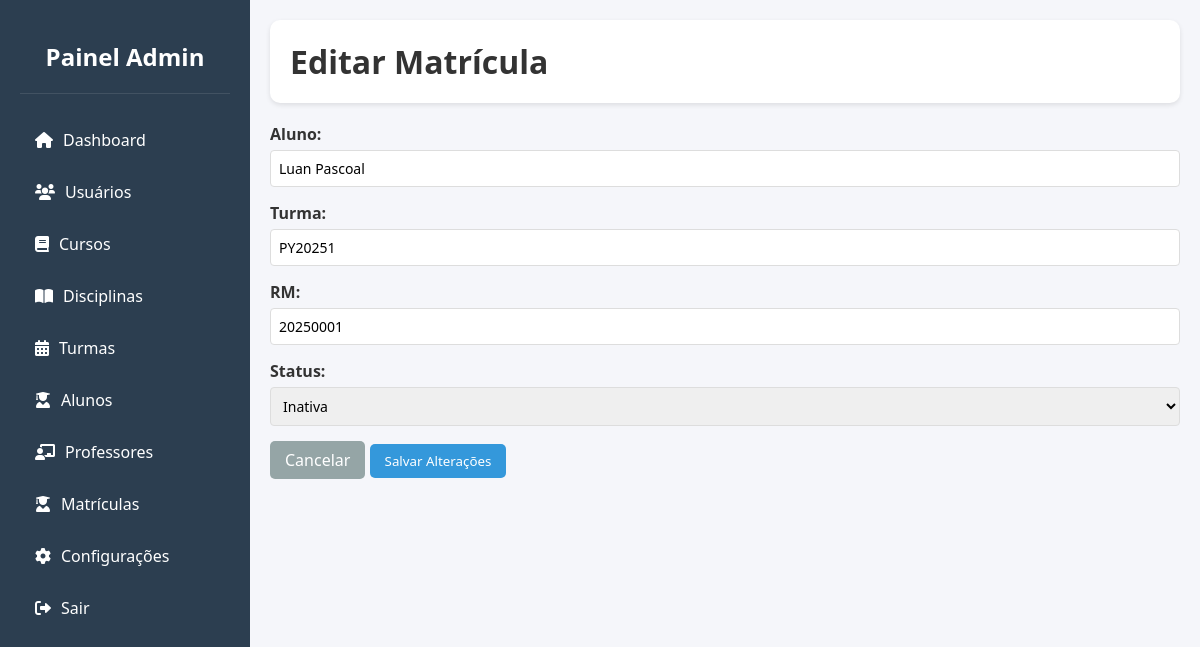
The page /dashboard/matriculas/editar?RM=20250001 (signed in) on the database its author committed.
### tables this page shows
CREATE TABLE `matricula` (
  `id_aluno` int(11) NOT NULL,
  `id_turma` int(11) NOT NULL,
  `RM` int(11) DEFAULT NULL,
  `data_hora` timestamp NOT NULL DEFAULT current_timestamp() ON UPDATE current_timestamp(),
  `status` tinyint(1) NOT NULL
);

CREATE TABLE `usuarios` (
  `id` int(11) NOT NULL,
  `nome` varchar(100) NOT NULL,
  `usuario` varchar(50) NOT NULL,
  `senha` varchar(255) NOT NULL,
  `email` varchar(100) DEFAULT NULL,
  `nivel_acesso` enum('admin','usuario') DEFAULT 'usuario',
  `status` tinyint(1) DEFAULT 1,
  `data_cadastro` timestamp NOT NULL DEFAULT current_timestamp(),
  `ultima_atualizacao` timestamp NOT NULL DEFAULT current_timestamp() ON UPDATE current_timestamp()
);

CREATE TABLE `turma` (
  `id` int(11) NOT NULL,
  `nome` varchar(128) DEFAULT NULL,
  `data_inicio` timestamp NOT NULL DEFAULT current_timestamp(),
  `data_final` timestamp NOT NULL DEFAULT current_timestamp(),
  `carga_horaria` int(11) DEFAULT NULL,
  `id_curso` int(11) DEFAULT NULL
);

### dashboard/matriculas/editar.php (the view, shortened to what this page needs)
<?php
include '../assets/layouts/verify.php';
$RM = $_GET['RM'];
$stmt = $conn->prepare("SELECT m.*, u.nome as nome_aluno, t.nome as nome_turma
                       FROM MATRICULA m
                       INNER JOIN ALUNO a ON m.id_aluno = a.id_usuario
                       INNER JOIN usuarios u ON a.id_usuario = u.id
                       INNER JOIN TURMA t ON m.id_turma = t.id
                       WHERE m.RM = ?");
$stmt->bind_param("i", $RM);
$stmt->execute();
$matricula = $stmt->get_result()->fetch_assoc();
?>
<!DOCTYPE html>
<html lang="pt-BR">
<head>
    <link rel="stylesheet" href="https://cdnjs.cloudflare.com/ajax/libs/font-awesome/6.0.0/css/all.min.css">
    <link rel="stylesheet" href="../assets/css/style.css">
</head>
<body>
    <div class="dashboard">
        <?php include '../assets/layouts/sidebar.php'; ?>
        <div class="main-content">
            <div class="header">
                <h1>Editar Matrícula</h1>
            </div>
            <div class="content-box">
                <form method="POST" class="form">
                    <div class="form-group">
                        <label>Aluno:</label>
                        <input type="text" value="<?php echo htmlspecialchars($matricula['nome_aluno']); ?>" readonly>
                    </div>
                    <div class="form-group">
                        <label>Turma:</label>
                        <input type="text" value="<?php echo htmlspecialchars($matricula['nome_turma']); ?>" readonly>
                    </div>
                    <div class="form-group">
                        <label>RM:</label>
                        <input type="text" value="<?php echo htmlspecialchars($matricula['RM']); ?>" readonly>
                    </div>
                    <div class="form-group">
                        <label for="status">Status:</label>
                        <select name="status" id="status" required>
                            <option value="0" <?php echo !$matricula['status'] ? 'selected' : ''; ?>>Inativa</option>
                        </select>
                    </div>
                    <div class="form-actions">
                        <a href="index.php" class="btn btn-secondary">Cancelar</a>
                        <button type="submit" class="btn btn-primary">Salvar Alterações</button>
                    </div>
                </form>
            </div>
        </div>
    </div>
</body>
</html>

### dashboard/assets/css/style.css (style rules this page uses)
* { margin: 0; padding: 0; box-sizing: border-box; font-family: 'Segoe UI', Tahoma, Geneva, Verdana, sans-serif; }
:root { --primary-color: #2c3e50; --secondary-color: #34495e; --accent-color: #3498db; --text-color: #333; --light-bg: #f5f6fa; --success-color: #2ecc71; --warning-color: #f1c40f; --danger-color: #e74c3c; }
body { background-color: var(--light-bg); color: var(--text-color); }
.dashboard { display: flex; min-height: 100vh; }
.main-content { flex: 1; padding: 20px; overflow-x: auto; }
.header { background-color: white; padding: 20px; border-radius: 10px; box-shadow: 0 2px 5px rgba(0,0,0,0.1); margin-bottom: 20px; display: flex; justify-content: space-between; align-items: center; flex-wrap: wrap; gap: 10px; }
.btn { padding: 8px 15px; border: none; border-radius: 5px; cursor: pointer; color: white; text-decoration: none; display: inline-block; text-align: center; }
.btn-primary { background-color: var(--accent-color); }
.btn-secondary { background-color: #95a5a6; }
.form-group { margin-bottom: 15px; }
.form-group label { display: block; margin-bottom: 5px; font-weight: bold; }
.form-group input, .form-group select { width: 100%; padding: 8px; border: 1px solid #ddd; border-radius: 4px; font-size: 14px; }

### rows shown on the page
matricula: nome "Luan Pascoal", id_turma.nome "PY20251", RM "20250001", status "Inativa"
